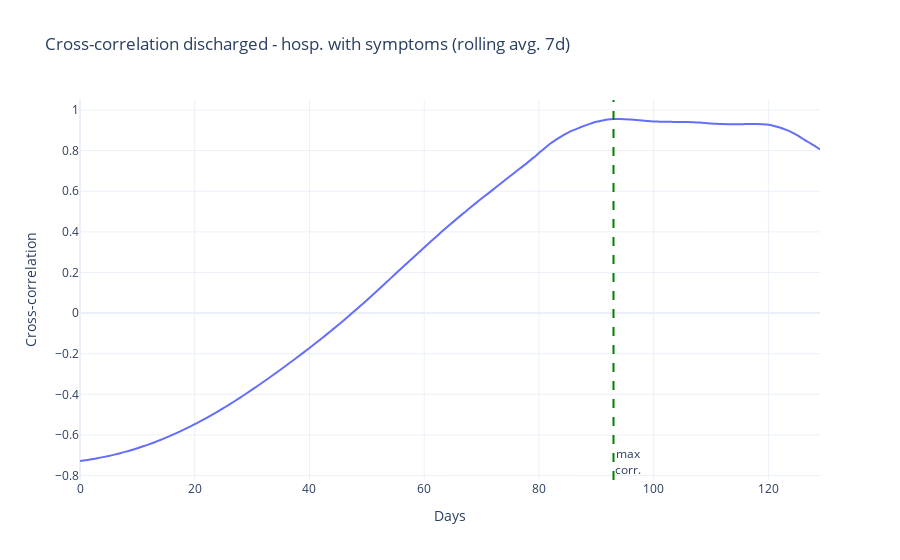

Write notebook code for a chart like this one.
### Code cell
days = 130
healing_corr = \
  pd.DataFrame({'giorni': range(days),\
                'healing_corr': \
                    [dpc_regioni_firstw['dimessi_guariti_giorno'].rolling(7,center=True).mean().\
                     corr(dpc_regioni_firstw['nuovi_positivi'].rolling(7,center=True).mean().shift(i))\
                     for i in range(days)]
               })
fig = px.line(healing_corr, \
              x='giorni', \
              y='healing_corr', \
              line_shape = 'spline', \
              title='Cross-correlation discharged - hosp. with symptoms (rolling avg. 7d)')
fig.update_yaxes(title_text='Cross-correlation')
fig.update_xaxes(title_text='Days')
fig.add_vline(x = healing_corr['healing_corr'].idxmax(),\
              line_dash='dash', line_color='green', \
              annotation_text='max<br>corr.', annotation_position='bottom right')
fig.update_layout(template='plotly_white')
fig.show()

### Figure 1 — Plotly figure (JSON) as saved in the notebook; plotly's stock layout.template omitted (floating-point values rounded to 4 significant figures; data arrays with more than 128 entries replaced by an {"elided": "..."} marker saying what was removed)
{"data": [{"hovertemplate": "giorni=%{x}<br>healing_corr=%{y}<extra></extra>", "legendgroup": "", "line": {"color": "#636efa", "dash": "solid", "shape": "spline"}, "mode": "lines", "name": "", "orientation": "v", "showlegend": false, "type": "scatter", "x": {"elided": "130 int values"}, "xaxis": "x", "y": {"elided": "130 float values"}, "yaxis": "y"}], "layout": {"annotations": [{"showarrow": false, "text": "max<br>corr.", "x": 93, "xanchor": "left", "xref": "x", "y": 0, "yanchor": "bottom", "yref": "y domain"}], "legend": {"tracegroupgap": 0}, "shapes": [{"line": {"color": "green", "dash": "dash"}, "type": "line", "x0": 93, "x1": 93, "xref": "x", "y0": 0, "y1": 1, "yref": "y domain"}], "title": {"text": "Cross-correlation discharged - hosp. with symptoms (rolling avg. 7d)"}, "xaxis": {"anchor": "y", "domain": [0, 1], "title": {"text": "Days"}}, "yaxis": {"anchor": "x", "domain": [0, 1], "title": {"text": "Cross-correlation"}}}}
